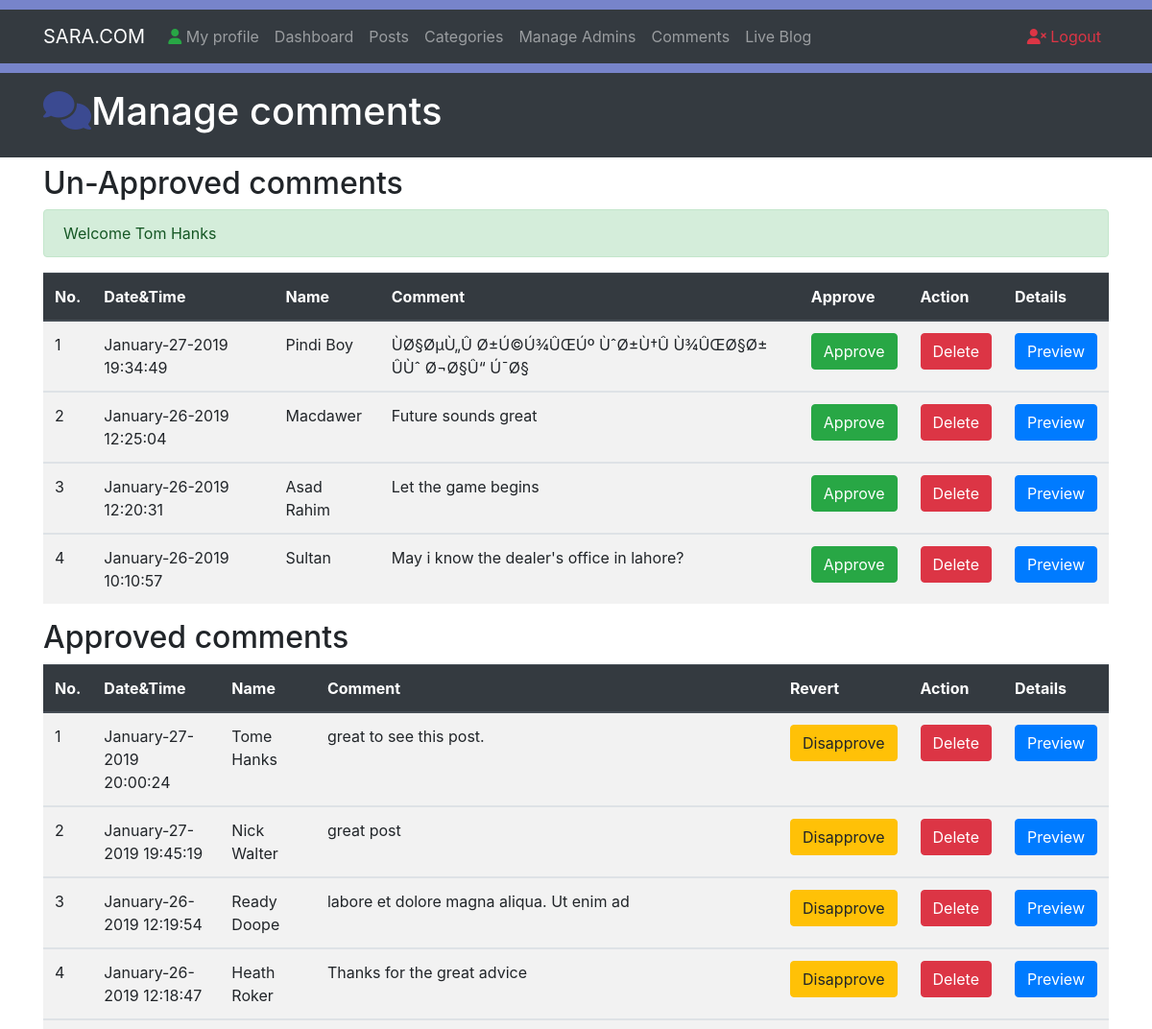
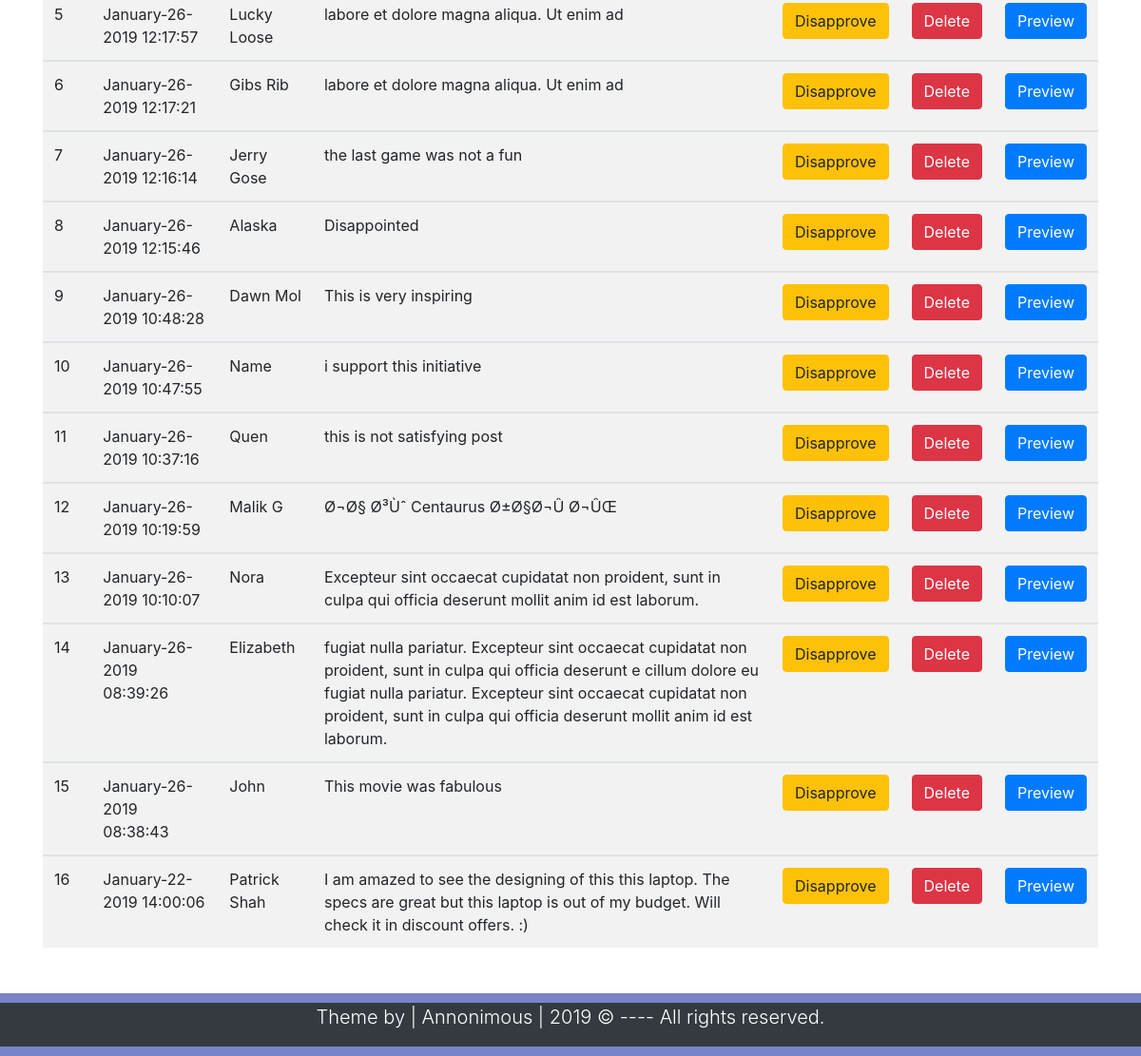
Screenshot of /Comments.php (signed in) with the database file from the repository (2 pictures, top to bottom).
### tables this page shows
CREATE TABLE `comments` (
  `id` int(10) NOT NULL,
  `datetime` varchar(50) NOT NULL,
  `name` varchar(50) NOT NULL,
  `email` varchar(60) NOT NULL,
  `comment` varchar(500) NOT NULL,
  `approvedby` varchar(50) NOT NULL,
  `status` varchar(3) NOT NULL,
  `post_id` int(10) NOT NULL
);

### Comments.php (the view, shortened to what this page needs)
<?php
require_once 'includes/sessions.php';
?>
<!DOCTYPE html>
<html lang="en">
<head>
    <link rel="stylesheet" href="https://stackpath.bootstrapcdn.com/bootstrap/4.3.1/css/bootstrap.min.css">
    <link rel="stylesheet" href="css/style.css">
    <link rel="stylesheet/less" type="text/css" href="css/style.css" />
</head>
<body>
<div style="height:10px; background-color: rgba(62,81,180,0.7)"></div>
<div class="navbar navbar-expand-lg navbar-dark bg-dark ">
    <div class="container" >
        <a href="#" class="navbar-brand">SARA.COM</a>
        <div class="collapse navbar-collapse" id="navbarcollapseCMS">
            <ul class="navbar-nav mr-auto">
                <li class="nav-item">
                    <a href="MyProfile.php" class="nav-link"><i class="fas fa-user text-success"></i> My profile</a>
                </li>
                <li class="nav-item">
                    <a href="Dashboard.php" class="nav-link">Dashboard</a>
                </li>
                <li class="nav-item">
                    <a href="Posts.php" class="nav-link">Posts</a>
                </li>
                <li class="nav-item">
                    <a href="Categories.php" class="nav-link">Categories</a>
                </li>
                <li class="nav-item">
                    <a href="Admins.php" class="nav-link">Manage Admins</a>
                </li>
                <li class="nav-item">
                    <a href="Comments.php" class="nav-link">Comments</a>
                </li>
                <li class="nav-item">
                    <a href="Blog.php?page=1" class="nav-link">Live Blog</a>
                </li>
            </ul>
            <ul class="navbar-nav ml-auto">
                <li class="nav-item">
                    <a href="Logout.php" class="nav-link text-danger"><i class="fas fa-user-times"></i> Logout</a>
                </li>
            </ul>
        </div>
    </div>
</div>
<div style="height:10px; background-color: rgba(62,81,180,0.7)"></div>
<header class="bg-dark text-white py-3">
    <div class="container">
        <div class="row">
            <div class="col-md-12">
                <h1> <i class="fas fa-comments" style="color: rgba(62,81,180,0.7)"> </i>Manage comments</h1>
            </div>
        </div>
    </div>
</header>
<section class="container py-2 mb-4">
    <div class="row" style="min-height: 30px">
        <div class="col-lg-12" style="min-height: 400px">
            <h2>Un-Approved comments</h2>
            <?php
            echo  SuccessMessage();
            ?>
            <table class="table table-striped table-hover">
                <thead class="thead-dark">
                <tr>
                    <th>No.</th>
                    <th>Date&Time</th>
                    <th>Name</th>
                    <th>Comment</th>
                    <th>Approve</th>
                    <th>Action</th>
                    <th>Details</th>
                </tr>
                </thead>
                <?php
                global $connectingDB;
                $sql = "SELECT * FROM comments WHERE status = 'OFF' ORDER BY id DESC";
                $execute = $connectingDB->query($sql);
                $SrNo = 0;
                while($dataRows = $execute->fetch()){
                    $CommentId = $dataRows['id'];
                    $DateTimeOfComment = $dataRows['datetime'];
                    $CommenterName = $dataRows['name'];
                    $CommentContent = $dataRows['comment'];
                    $CommentPostId = $dataRows['post_id'];
                    $SrNo++;
                    ?>
                    <tbody>
                    <tr>
                        <td><?= htmlentities($SrNo);?></td>
                        <td><?= htmlentities($DateTimeOfComment); ?></td>
                        <td><?= htmlentities($CommenterName); ?></td>
                        <td><?= htmlentities($CommentContent); ?></td>
                        <td><a href="ApproveComments.php?id=<?= $CommentId;?>" class="btn btn-success">Approve</a></td>
                        <td><a href="DeleteComments.php?id=<?= $CommentId;?>" class="btn btn-danger">Delete</a></td>
                        <td><a class="btn btn-primary" href="FullPost.php?id=<?= $CommentPostId;?>" target="_blank">Preview</a></td>
                    </tr>
                    </tbody>
                <?php }  ?>
            </table>
            <h2>Approved comments</h2>
            <table class="table table-striped table-hover">
                <thead class="thead-dark">
                <tr>
                    <th>No.</th>
                    <th>Date&Time</th>
                    <th>Name</th>
                    <th>Comment</th>
                    <th>Revert</th>
                    <th>Action</th>
                    <th>Details</th>
                </tr>
                </thead>
                <?php
                global $connectingDB;
                $sql = "SELECT * FROM comments WHERE status = 'ON' ORDER BY id DESC";
                $execute = $connectingDB->query($sql);
                $SrNo = 0;
                while($dataRows = $execute->fetch()){
                    $CommentId = $dataRows['id'];
                    $DateTimeOfComment = $dataRows['datetime'];
                    $CommenterName = $dataRows['name'];
                    $CommentContent = $dataRows['comment'];
                    $CommentPostId = $dataRows['post_id'];
                    $SrNo++;
                    ?>
                    <tbody>
                    <tr>
                        <td><?= htmlentities($SrNo);?></td>
                        <td><?= htmlentities($DateTimeOfComment); ?></td>
                        <td><?= htmlentities($CommenterName); ?></td>
                        <td><?= htmlentities($CommentContent); ?></td>
                        <td><a href="DisapproveComments.php?id=<?= $CommentId;?>" class="btn btn-warning">Disapprove</a></td>
                        <td><a href="DeleteComments.php?id=<?= $CommentId;?>" class="btn btn-danger">Delete</a></td>
                        <td><a class="btn btn-primary" href="FullPost.php?id=<?= $CommentPostId;?>" target="_blank">Preview</a></td>
                    </tr>
                    </tbody>
                <?php }  ?>
            </table>
        </div>
    </div>
</section>
<div style="height:10px; background-color: rgba(62,81,180,0.7)"></div>
<footer class="bg-dark text-white">
    <div class="container">
        <div class="row">
            <div class="col">
                <p class="lead text-center"> Theme by | Annonimous | <span id="year"></span> &copy; ---- All rights reserved.</p>
            </div>
        </div>
    </div>
</footer>
<div style="height:10px; background-color: rgba(62,81,180,0.7)"></div>
</body>
</html>

### rows the page displays
comments: datetime "January-27-2019 19:34:49", name "Pindi Boy", comment "ÙØ§ØµÙ„Û Ø±Ú©Ú¾ÛŒÚº ÙˆØ±Ù†Û Ù¾ÛŒØ§Ø± ÛÙˆ Ø¬Ø§Û“ Ú¯Ø§"
comments: datetime "January-26-2019 12:25:04", name "Macdawer", comment "Future sounds great"
comments: datetime "January-26-2019 12:20:31", name "Asad Rahim", comment "Let the game begins"
comments: datetime "January-26-2019 10:10:57", name "Sultan", comment "May i know the dealer's office in lahore?"
comments: datetime "January-27-2019 20:00:24", name "Tome Hanks", comment "great to see this post."
comments: datetime "January-27-2019 19:45:19", name "Nick Walter", comment "great post"
comments: datetime "January-26-2019 12:19:54", name "Ready Doope", comment "labore et dolore magna aliqua. Ut enim ad"
comments: datetime "January-26-2019 12:18:47", name "Heath Roker", comment "Thanks for the great advice"
comments: datetime "January-26-2019 12:17:57", name "Lucky Loose", comment "labore et dolore magna aliqua. Ut enim ad"
comments: datetime "January-26-2019 12:17:21", name "Gibs Rib", comment "labore et dolore magna aliqua. Ut enim ad"
comments: datetime "January-26-2019 12:16:14", name "Jerry Gose", comment "the last game was not a fun"
comments: datetime "January-26-2019 12:15:46", name "Alaska", comment "Disappointed"
comments: datetime "January-26-2019 10:48:28", name "Dawn Mol", comment "This is very inspiring"
comments: datetime "January-26-2019 10:47:55", name "Name", comment "i support this initiative"
comments: datetime "January-26-2019 10:37:16", name "Quen", comment "this is not satisfying post"
comments: datetime "January-26-2019 10:19:59", name "Malik G", comment "Ø¬Ø§ Ø³Ùˆ Centaurus Ø±Ø§Ø¬Û Ø¬ÛŒ"
comments: datetime "January-26-2019 10:10:07", name "Nora", comment "Excepteur sint occaecat cupidatat non proident, sunt in culpa qui officia deserunt mollit anim id est laborum."
comments: datetime "January-26-2019 08:39:26", name "Elizabeth", comment "fugiat nulla pariatur. Excepteur sint occaecat cupidatat non proident, sunt in culpa qui officia deserunt e cillum dolore eu fugiat nulla pariatur. Excepteur sint occaecat cupidatat non proident, sunt in culpa qui officia deserunt mollit anim id est laborum."
comments: datetime "January-26-2019 08:38:43", name "John", comment "This movie was fabulous"
comments: datetime "January-22-2019 14:00:06", name "Patrick Shah", comment "I am amazed to see the designing of this this laptop. The specs are great but this laptop is out of my budget. Will check it in discount offers. :)"

### other values shown
SuccessMessage() "Welcome Tom Hanks"
